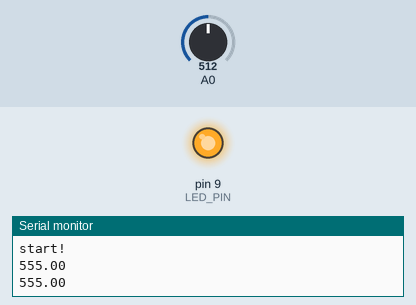
A sketch run on a simulated Arduino Uno, built with avr-gcc and run on an emulated ATmega328P. Shown: output pins drawn as LEDs (lit = HIGH), the last lines printed to the serial monitor. The test bench sets the inputs (shaded band); at power-on: A0 = 512.

Above: at 1.2 s.
1.3 s: A0 set to 0
At 2.6 s:
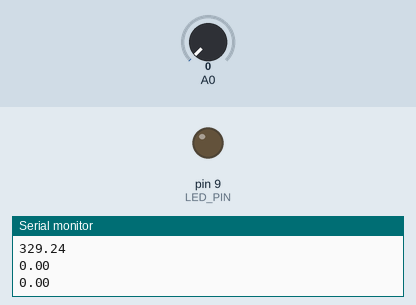
3.5 s: A0 set to 40
At 3.8 s:
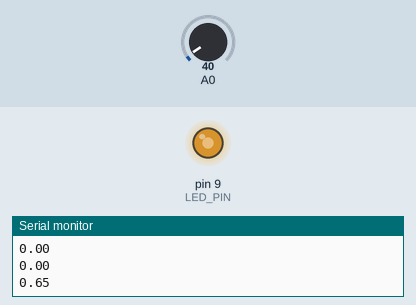
Timing chart, 0 to 6.5 s (numbered marks = the images above; inputs shaded):
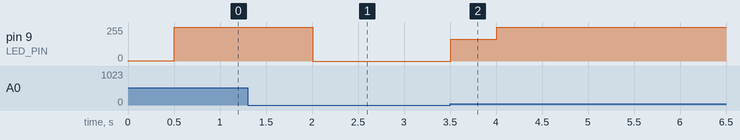

The sketch:

kadai2-5-3.ino
```cpp
unsigned long timePrev = 0;
int count = 0;
double average = 0;
double sum = 0;
int output = 0;
const int LED_PIN = 9; //9番ポートをLEDに設定
void SendData(){
  Serial.println(average);
  count++;
}
void setup() {
  analogWrite(LED_PIN,OUTPUT);
  Serial.begin(9600);
  Serial.println("start!");
  timePrev = millis();
}

void loop() {
  if(count < 30){ //15秒経つまで(500ms×30)
    double sum = 0; //合計格納用変数
    long int i = 0; //合計測定回数格納用変数
    while (1){//500ms経つまで
      unsigned long timeNow = millis(); //現在時間を格納
      if(timeNow - timePrev <= 500){ //500ms経つまで
        int sensorValue = analogRead(A0); //A0の値を格納
        double vo = sensorValue*(5.0/1024.0);
        double L = 222*vo;
        sum += L;
        i++;
      }
      else{
        timePrev = timeNow;
        break;
      }
   }
   average = sum / i;
   SendData();
   output = int(average*255);
   if(output > 255){
    output = 255;
   }
   analogWrite(LED_PIN,output); //照度1で255(MAX)出力
  }
}
```

Measured:
- after the input at 1.3 s, pin 9 (LED_PIN): 255/255 → 0/255 after 0.71 s
- after the input at 3.5 s, pin 9 (LED_PIN): 0/255 → 165/255 at once, → 255/255 0.50 s later
